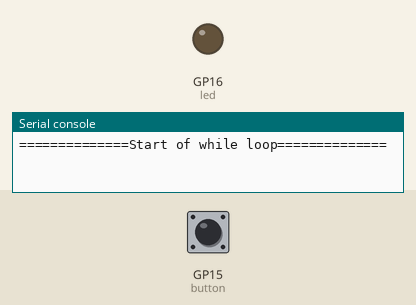
Recording of a program running on a simulated Raspberry Pi Pico running MicroPython. Shown: output pins drawn as LEDs (lit = HIGH), the last lines printed to the serial console. Dashed ring = blinking. The test bench sets the inputs (shaded band); at power-on: GP15 (button) LOW.

Above: at 1.2 s.
1.3 s: GP15 (button) pulled HIGH for 0.15 s
At 2.8 s:
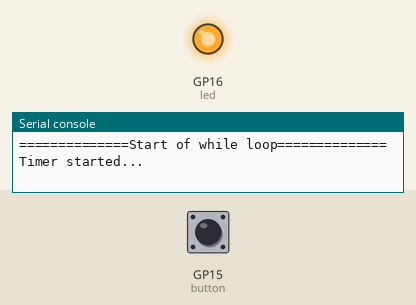
4.4 s: GP15 (button) pulled HIGH for 1 s
6.9 s: GP15 (button) pulled HIGH for 3.2 s
At 7.8 s:
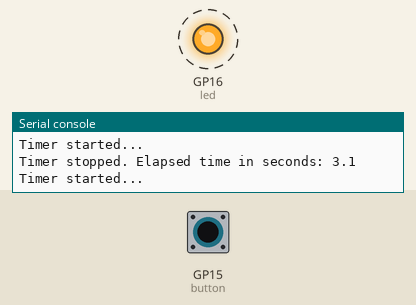
Timing chart, 0 to 19.1 s (numbered marks = the images above; inputs shaded):
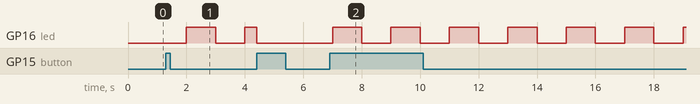

The program:

stoper.py
```python
import machine
import utime

# dioda LED do pinu GP16 przez rezystor do masy
# przycisk do pinu 3V3Out, druga nozka przycisku do pinu GP15

# program zaczyna pomiar czasu w momencie nacisniecia przycisku i konczy gdy drugi raz sie nacisnie

led = machine.Pin(16, machine.Pin.OUT)
button = machine.Pin(15, machine.Pin.IN, machine.Pin.PULL_DOWN)

start_time = 0
end_time = 0
timer_running = False
debounce_time = 0

def btn_func(pin):
    global start_time, end_time, timer_running, debounce_time

    button.irq(handler=None) # wylaczenie na czas wykonywania przerwania

    if (button.value() == 1) and (utime.ticks_ms() - debounce_time > 500):
        if not timer_running:
            start_time = utime.ticks_ms()
            print("Timer started...")
            timer_running = True
        else:
            end_time = utime.ticks_ms()
            elapsed_time = utime.ticks_diff(end_time, start_time)
            print(f"Timer stopped. Elapsed time in seconds: {elapsed_time*0.001}")
            timer_running = False
            led.off()

        debounce_time = utime.ticks_ms() # to jest potrzebne zeby lepiej dzialal przycisk (eliminacja "Debouncing switch"), mozna tez to rozwiazac hardware'owo

    button.irq(handler=btn_func) # ponowne wlaczenie przerwania

# button interrupt setup
button.irq(trigger=machine.Pin.IRQ_RISING, handler=btn_func) # .irq(handler="funkcja ktora ma sie wykonac przy przerwaniu")

def led_blink(timer):
    if timer_running == True: # LED miga tylko jesli timer jest wlaczony
        led.toggle()
    else:
        pass

led_timer = machine.Timer(period=1000, mode=machine.Timer.PERIODIC, callback=led_blink) # period w milisekundach

led.off()

try:
    print("==============Start of while loop==============")
    while True:
        # Your main code here
        utime.sleep(1)  # Placeholder for your program's main functionality

except KeyboardInterrupt:
    # Code to run when a keyboard interrupt occurs
    print("\nKeyboard interrupt detected. Stopping everything.")

    led_timer.deinit()
    led.off()

finally:
    # Code that will run no matter what, even if there was no exception
    print("Program terminated.")
```

Measured:
- after the input at 1.3 s, GP16 (led): LOW → HIGH after 0.70 s, → LOW 1.0 s later, → HIGH 1.0 s later
- after the input at 6.9 s, GP16 (led): alternates HIGH for 1.0 s and LOW for 1.0 s, starting after 0.10 s
